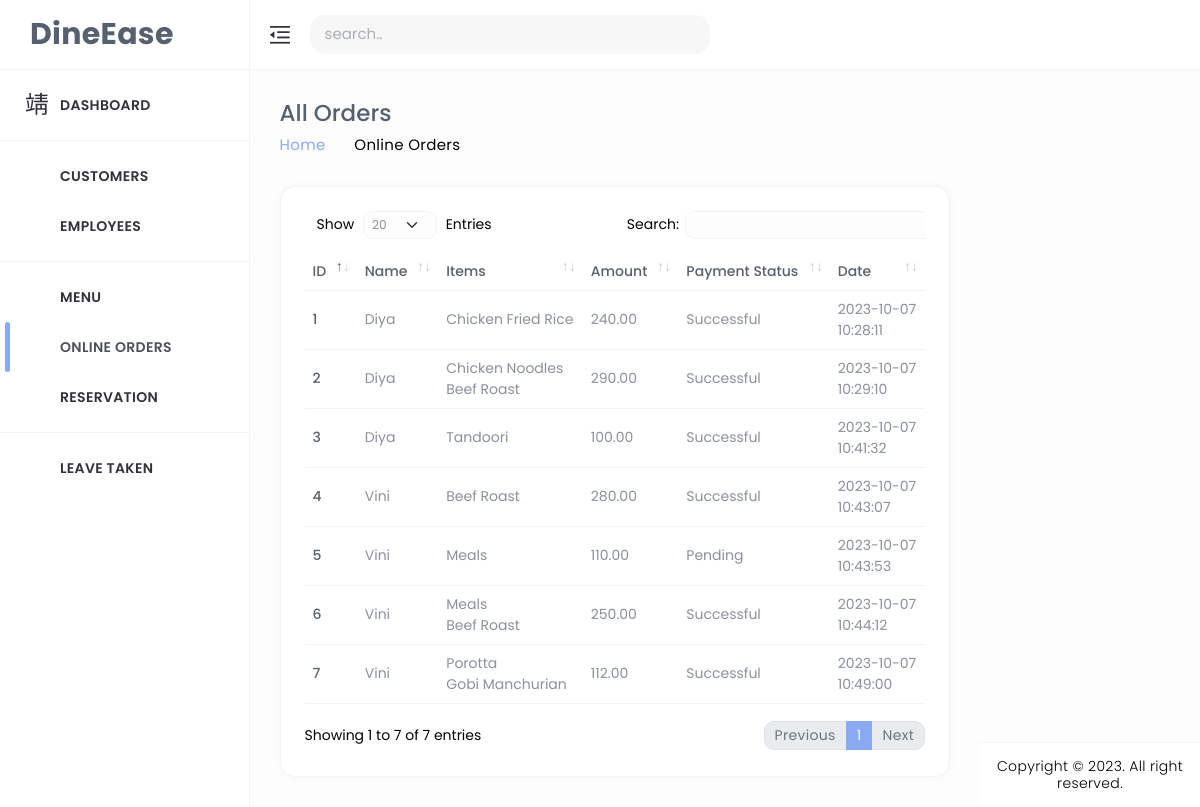
The app's page /order_list/, older data.
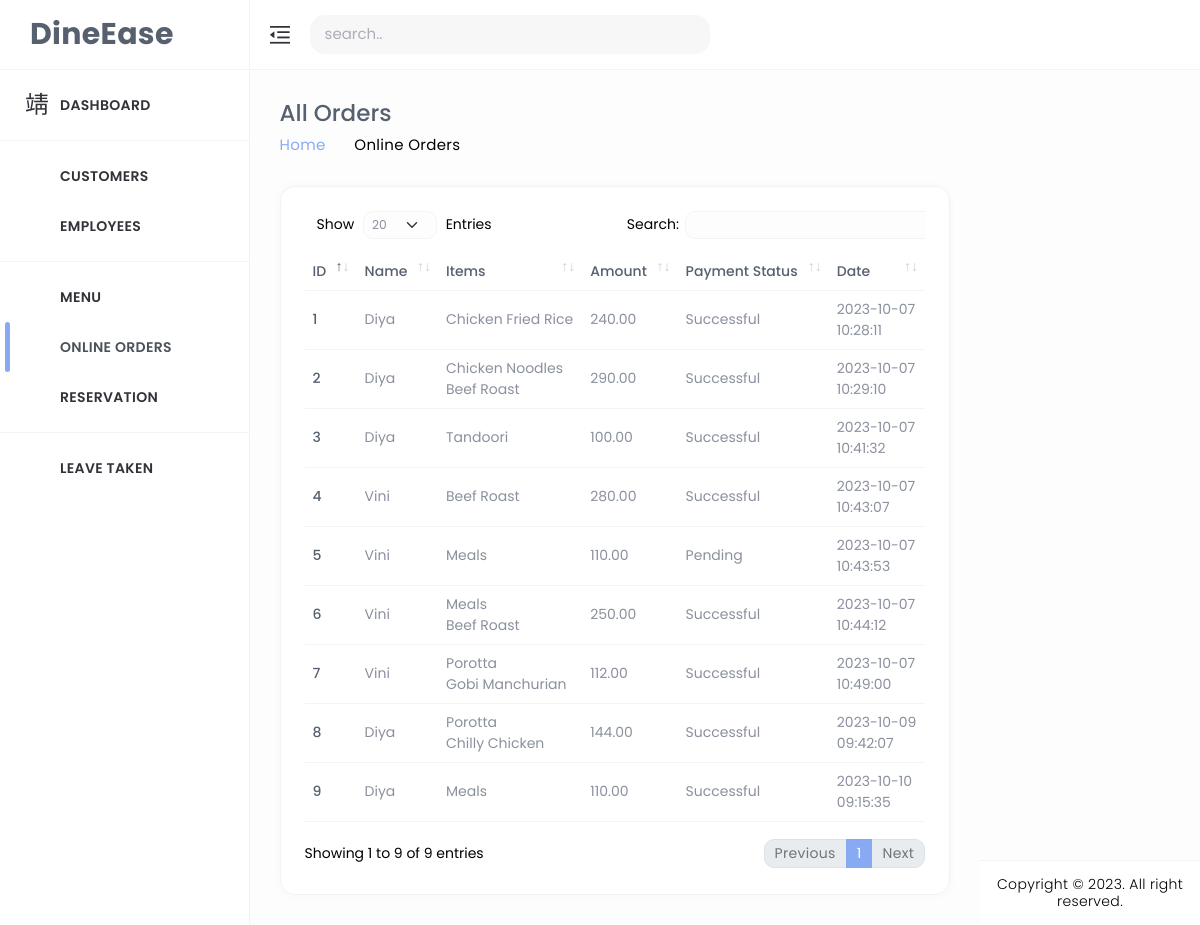
The same page, newer data.
### home/models.py (models this page shows, shortened)
class BillingInformation(models.Model):
    user = models.ForeignKey(CustomUser, on_delete=models.CASCADE)
    address = models.TextField()
    town = models.CharField(max_length=50)
    zip_code = models.CharField(max_length=10)
    payment_status = models.BooleanField(default=True)
    amount = models.DecimalField(max_digits=8, decimal_places=2)
    menu = models.ManyToManyField(menus, blank=True)

class CustomUser(AbstractUser):
    CUSTOMER = 1
    EMPLOYEE = 2
    ROLE_CHOICE = (
        (CUSTOMER, 'CUSTOMER'),
        (EMPLOYEE, 'EMPLOYEE'),
    )
    username=None
    first_name = None
    last_name = None
    USERNAME_FIELD = 'email'
    name = models.CharField(max_length=50)
    email = models.EmailField(max_length=100, unique=True)
    phone = models.CharField(max_length=12, blank=True)
    password = models.CharField(max_length=128)
    role = models.IntegerField(choices=ROLE_CHOICE, blank=True, null=True,default='1')
    is_admin = models.BooleanField(default=False)
    is_staff = models.BooleanField(default=False)
    is_active = models.BooleanField(default=True)
    is_superadmin = models.BooleanField(default=False)
    REQUIRED_FIELDS = ['name', 'phone']
    objects = UserManager()

class menus(models.Model):
    CATEGORY_CHOICES = (
        ('Kerala', 'Kerala'),
        ('Chineese', 'Chineese'),
        ('North Indian', 'North Indian'),
        ('Arabian', 'Arabian'),
        ('Beverages', 'Beverages'),
    )
    SUBMENU_CHOICES = (
        ('Breads', 'Breads'),
        ('Curries', 'Curries'),
        ('Rice Dishes','Rice Dishes'),
        ('Appetizers','Appetizers'),
        ('Main Course','Main Course'),
        ('Breads & Accompaniments', 'Breads & Accompaniments'),
        ('Rolls & Grills','Rolls & Grills'),
        ('Hot Beverage','Hot Beverage'),
        ('Cold Beverage','Cold Beverage'),
    )
    SUB_SUBMENU_CHOICES = (
        ('Vegetarian', 'Vegetarian'),
        ('Non-Vegetarian', 'Non-Vegetarian'),
        ('Water-based','Water-based'),
        ('Milk-based','Milk-based')
    )
    name = models.CharField(max_length=100)
    category = models.CharField(max_length=50, choices=CATEGORY_CHOICES, default='')
    submenu = models.CharField(max_length=50, choices=SUBMENU_CHOICES, default='', blank=True)
    sub_submenu = models.CharField(max_length=50, choices=SUB_SUBMENU_CHOICES, default='', blank=True)
    desc = models.CharField(max_length=300)
    price = models.FloatField()
    img = models.ImageField(upload_to='menus/', blank=True, null=True)
    active = models.BooleanField(default=True)

class Payment(models.Model):
    class PaymentStatusChoices(models.TextChoices):
        PENDING = 'pending', 'Pending'
        SUCCESSFUL = 'successful', 'Successful'
        FAILED = 'failed', 'Failed'
    user = models.ForeignKey(CustomUser, on_delete=models.CASCADE)  # Link the payment to a user
    razorpay_order_id = models.CharField(max_length=255)  # Razorpay order ID
    payment_id = models.CharField(max_length=255)  # Razorpay payment ID
    amount = models.DecimalField(max_digits=8, decimal_places=2)  # Amount paid
    currency = models.CharField(max_length=3)  # Currency code (e.g., "INR")
    timestamp = models.DateTimeField(auto_now_add=True)  # Timestamp of the payment
    payment_status = models.CharField(max_length=20, choices=PaymentStatusChoices.choices, default=PaymentStatusChoices.PENDING)
    billing_info = models.ManyToManyField(BillingInformation)
    class Meta:
        ordering = ['-timestamp']

### home/views.py (the view)
# urls.py: path('order_list/',order_list,name='order_list'),
def order_list(request):
    billing_info = BillingInformation.objects.all()
    payments = Payment.objects.all()
    context = {
        'billing_info': billing_info,
        'payments': payments,
    }
    return render(request, 'admin_dashboard/orders.html', context)

### templates/admin_dashboard/orders.html (shortened to what the changed rows need)
{% load static %}
<!DOCTYPE html>
<html lang="en" dir="ltr">
<head>
	<link href="../../../../cdn.jsdelivr.net/npm/%40mdi/font%404.4.95/css/materialdesignicons.min.html" rel="stylesheet" />
	<link href="{% static 'assets/css/materialdesignicons.min.css' %}" rel="stylesheet" />
	<link href="{% static 'assets/plugins/simplebar/simplebar.css' %}" rel="stylesheet" />
	<link href="{% static 'assets/plugins/data-tables/datatables.bootstrap5.min.css' %}" rel='stylesheet'>
	<link href="{% static 'assets/plugins/data-tables/responsive.datatables.min.css' %}" rel='stylesheet'>
	<link id="{% static 'style.css' %}" rel="stylesheet" href="{% static 'assets/css/style.css' %}" />
</head>
<body id="body">
	<div class="wrapper">
		<div class="ec-page-wrapper">
			<div class="ec-content-wrapper">
				<div class="content">
					<div class="breadcrumb-wrapper d-flex align-items-center justify-content-between">
						<div>
							<h1>All Orders</h1>
						</div>
					</div>
					<div class="row">
						<div class="col-12">
							<div class="card card-default">
								<div class="card-body">
									<div class="table-responsive">
										<table id="responsive-data-table" class="table" style="width:100%">
											<thead>
                                                <tr>
                                                    <th>ID</th>
                                                    <th>Name</th>
                                                    <th>Items</th>
                                                    <th>Amount</th>
                                                    <th>Payment Status</th>
                                                    <th>Date</th>
                                                </tr>
                                            </thead>
                                            <tbody>
                                                {% for billing in billing_info %}
                                                <tr>
                                                    <td>{{ billing.id }}</td>
                                                    <td>{{ billing.user.name }}</td>
                                                    <td>
                                                        {% for menu in billing.menu.all %}
                                                            {{ menu.name }}<br>
                                                        {% empty %}
                                                            No menu ordered
                                                        {% endfor %}
                                                    </td>
                                                    <td>{{ billing.amount }}</td>
                                                    <td>
                                                        {% with matching_payments=billing.payment_set.all %}
                                                            {% if matching_payments %}
                                                                {{ matching_payments.0.get_payment_status_display }}
                                                            {% else %}
                                                                Payment not found
                                                            {% endif %}
                                                        {% endwith %}
                                                    </td>
												<td>
													{% for payment in billing.payment_set.all %}
														{{ payment.timestamp|date:"Y-m-d" }}<br>
														{{ payment.timestamp|time:"H:i:s" }}<br>
													{% endfor %}
												</td>
                                                </tr>
                                                {% empty %}
                                                <tr>
                                                    <td colspan="5">No billing information available</td>
                                                </tr>
                                                {% endfor %}
                                            </tbody>
										</table>
									</div>
									</div>
								</div>
							</div>
						</div>
					</div>
				</div>
			</div>
		</div>
</body>
</html>

Row changes from the older to the newer data that the page shows:
added BillingInformation: id "8", user.name "Diya", amount "144.00", payment_set.all.0.payment_status "Successful", menus (name "Porotta")
now on this page (row unchanged): menus: name "Chilly Chicken", shown under "8"
added Payment: timestamp "2023-10-09", timestamp "09:42:07", shown under "8"
added BillingInformation: id "9", user.name "Diya", amount "110.00", payment_set.all.0.payment_status "Successful", menus (name "Meals")
added Payment: timestamp "2023-10-10", timestamp "09:15:35", shown under "9"
Text that changed along with them:
text written by a page script: "Show Entries Search: Showing 1 to 7 of 7 entries Previous 1 Next" → "Show Entries Search: Showing 1 to 9 of 9 entries Previous 1 Next"
